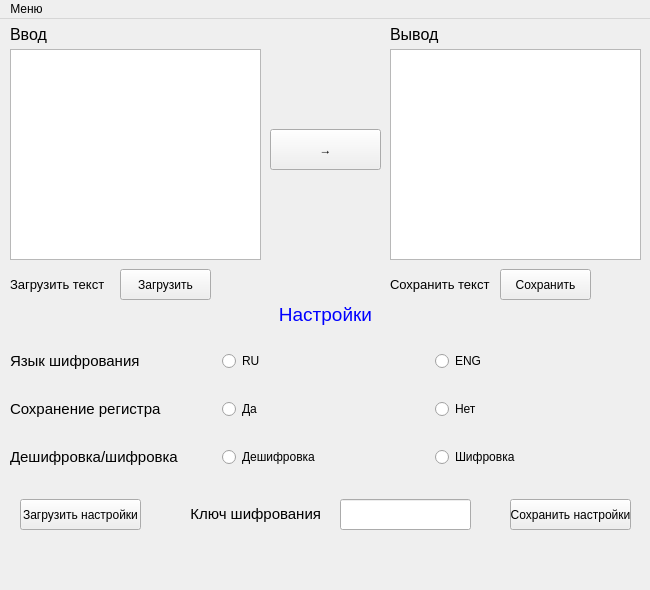
<?xml version="1.0" encoding="UTF-8"?>
<ui version="4.0">
 <class>Caesar_Main_Window</class>
 <widget class="QMainWindow" name="Caesar_Main_Window">
  <property name="geometry">
   <rect>
    <x>0</x>
    <y>0</y>
    <width>650</width>
    <height>590</height>
   </rect>
  </property>
  <property name="windowTitle">
   <string>Amgine Caesar</string>
  </property>
  <widget class="QWidget" name="centralwidget">
   <widget class="QTextBrowser" name="textBrowser_input">
    <property name="geometry">
     <rect>
      <x>10</x>
      <y>30</y>
      <width>251</width>
      <height>211</height>
     </rect>
    </property>
    <property name="textInteractionFlags">
     <set>Qt::LinksAccessibleByKeyboard|Qt::LinksAccessibleByMouse|Qt::TextBrowserInteraction|Qt::TextEditable|Qt::TextEditorInteraction|Qt::TextSelectableByKeyboard|Qt::TextSelectableByMouse</set>
    </property>
   </widget>
   <widget class="QPushButton" name="btn_code">
    <property name="geometry">
     <rect>
      <x>270</x>
      <y>110</y>
      <width>111</width>
      <height>41</height>
     </rect>
    </property>
    <property name="sizePolicy">
     <sizepolicy hsizetype="Fixed" vsizetype="Fixed">
      <horstretch>0</horstretch>
      <verstretch>0</verstretch>
     </sizepolicy>
    </property>
    <property name="text">
     <string>→</string>
    </property>
   </widget>
   <widget class="QTextBrowser" name="textBrowser_output">
    <property name="geometry">
     <rect>
      <x>390</x>
      <y>30</y>
      <width>251</width>
      <height>211</height>
     </rect>
    </property>
    <property name="sizePolicy">
     <sizepolicy hsizetype="Fixed" vsizetype="Expanding">
      <horstretch>0</horstretch>
      <verstretch>0</verstretch>
     </sizepolicy>
    </property>
   </widget>
   <widget class="QLabel" name="label">
    <property name="geometry">
     <rect>
      <x>10</x>
      <y>0</y>
      <width>251</width>
      <height>31</height>
     </rect>
    </property>
    <property name="text">
     <string>&lt;html&gt;&lt;head/&gt;&lt;body&gt;&lt;p&gt;&lt;span style=&quot; font-size:12pt;&quot;&gt;Ввод&lt;/span&gt;&lt;/p&gt;&lt;/body&gt;&lt;/html&gt;</string>
    </property>
   </widget>
   <widget class="QLabel" name="label_2">
    <property name="geometry">
     <rect>
      <x>390</x>
      <y>0</y>
      <width>241</width>
      <height>31</height>
     </rect>
    </property>
    <property name="text">
     <string>&lt;html&gt;&lt;head/&gt;&lt;body&gt;&lt;p&gt;&lt;span style=&quot; font-size:12pt;&quot;&gt;Вывод&lt;/span&gt;&lt;/p&gt;&lt;/body&gt;&lt;/html&gt;</string>
    </property>
   </widget>
   <widget class="QPushButton" name="btn_load_text">
    <property name="geometry">
     <rect>
      <x>120</x>
      <y>250</y>
      <width>91</width>
      <height>31</height>
     </rect>
    </property>
    <property name="sizePolicy">
     <sizepolicy hsizetype="Fixed" vsizetype="Fixed">
      <horstretch>0</horstretch>
      <verstretch>0</verstretch>
     </sizepolicy>
    </property>
    <property name="text">
     <string>Загрузить</string>
    </property>
   </widget>
   <widget class="QLabel" name="label_3">
    <property name="geometry">
     <rect>
      <x>10</x>
      <y>250</y>
      <width>101</width>
      <height>31</height>
     </rect>
    </property>
    <property name="text">
     <string>&lt;html&gt;&lt;head/&gt;&lt;body&gt;&lt;p&gt;&lt;span style=&quot; font-size:10pt;&quot;&gt;Загрузить текст&lt;/span&gt;&lt;/p&gt;&lt;/body&gt;&lt;/html&gt;</string>
    </property>
   </widget>
   <widget class="QLabel" name="label_4">
    <property name="geometry">
     <rect>
      <x>390</x>
      <y>250</y>
      <width>161</width>
      <height>31</height>
     </rect>
    </property>
    <property name="text">
     <string>&lt;html&gt;&lt;head/&gt;&lt;body&gt;&lt;p&gt;&lt;span style=&quot; font-size:10pt;&quot;&gt;Сохранить текст&lt;/span&gt;&lt;/p&gt;&lt;/body&gt;&lt;/html&gt;</string>
    </property>
   </widget>
   <widget class="QPushButton" name="btn_save_text">
    <property name="geometry">
     <rect>
      <x>500</x>
      <y>250</y>
      <width>91</width>
      <height>31</height>
     </rect>
    </property>
    <property name="sizePolicy">
     <sizepolicy hsizetype="Fixed" vsizetype="Fixed">
      <horstretch>0</horstretch>
      <verstretch>0</verstretch>
     </sizepolicy>
    </property>
    <property name="text">
     <string>Сохранить</string>
    </property>
   </widget>
   <widget class="QWidget" name="gridLayoutWidget">
    <property name="geometry">
     <rect>
      <x>10</x>
      <y>310</y>
      <width>631</width>
      <height>161</height>
     </rect>
    </property>
    <layout class="QGridLayout" name="gridLayout">
     <item row="1" column="0">
      <widget class="QLabel" name="label_6">
       <property name="text">
        <string>&lt;html&gt;&lt;head/&gt;&lt;body&gt;&lt;p&gt;&lt;span style=&quot; font-size:11pt;&quot;&gt;Сохранение регистра&lt;/span&gt;&lt;/p&gt;&lt;/body&gt;&lt;/html&gt;</string>
       </property>
      </widget>
     </item>
     <item row="0" column="1">
      <widget class="QRadioButton" name="rb_lang_ru">
       <property name="text">
        <string>RU</string>
       </property>
       <attribute name="buttonGroup">
        <string notr="true">btn_group_lang</string>
       </attribute>
      </widget>
     </item>
     <item row="0" column="2">
      <widget class="QRadioButton" name="rb_lang_eng">
       <property name="text">
        <string>ENG</string>
       </property>
       <attribute name="buttonGroup">
        <string notr="true">btn_group_lang</string>
       </attribute>
      </widget>
     </item>
     <item row="1" column="2">
      <widget class="QRadioButton" name="rb_cap_no">
       <property name="text">
        <string>Нет</string>
       </property>
       <attribute name="buttonGroup">
        <string notr="true">btn_group_cap</string>
       </attribute>
      </widget>
     </item>
     <item row="2" column="2">
      <widget class="QRadioButton" name="rb_crypt_code">
       <property name="text">
        <string>Шифровка</string>
       </property>
       <attribute name="buttonGroup">
        <string notr="true">btn_group_crypt</string>
       </attribute>
      </widget>
     </item>
     <item row="2" column="1">
      <widget class="QRadioButton" name="rb_crypt_decode">
       <property name="text">
        <string>Дешифровка</string>
       </property>
       <attribute name="buttonGroup">
        <string notr="true">btn_group_crypt</string>
       </attribute>
      </widget>
     </item>
     <item row="0" column="0">
      <widget class="QLabel" name="label_7">
       <property name="text">
        <string>&lt;html&gt;&lt;head/&gt;&lt;body&gt;&lt;p&gt;&lt;span style=&quot; font-size:11pt;&quot;&gt;Язык шифрования&lt;/span&gt;&lt;/p&gt;&lt;/body&gt;&lt;/html&gt;</string>
       </property>
      </widget>
     </item>
     <item row="2" column="0">
      <widget class="QLabel" name="label_5">
       <property name="text">
        <string>&lt;html&gt;&lt;head/&gt;&lt;body&gt;&lt;p&gt;&lt;span style=&quot; font-size:11pt;&quot;&gt;Дешифровка/шифровка&lt;/span&gt;&lt;/p&gt;&lt;/body&gt;&lt;/html&gt;</string>
       </property>
      </widget>
     </item>
     <item row="1" column="1">
      <widget class="QRadioButton" name="rb_cap_yes">
       <property name="text">
        <string>Да</string>
       </property>
       <attribute name="buttonGroup">
        <string notr="true">btn_group_cap</string>
       </attribute>
      </widget>
     </item>
    </layout>
   </widget>
   <widget class="QLabel" name="label_8">
    <property name="geometry">
     <rect>
      <x>260</x>
      <y>280</y>
      <width>131</width>
      <height>31</height>
     </rect>
    </property>
    <property name="text">
     <string>&lt;html&gt;&lt;head/&gt;&lt;body&gt;&lt;p align=&quot;center&quot;&gt;&lt;span style=&quot; font-size:14pt; color:#0000ff;&quot;&gt;Настройки&lt;/span&gt;&lt;/p&gt;&lt;/body&gt;&lt;/html&gt;</string>
    </property>
   </widget>
   <widget class="QLabel" name="label_error">
    <property name="geometry">
     <rect>
      <x>10</x>
      <y>530</y>
      <width>631</width>
      <height>31</height>
     </rect>
    </property>
    <property name="text">
     <string/>
    </property>
   </widget>
   <widget class="QLineEdit" name="line_edit_key">
    <property name="geometry">
     <rect>
      <x>340</x>
      <y>480</y>
      <width>131</width>
      <height>31</height>
     </rect>
    </property>
   </widget>
   <widget class="QPushButton" name="btn_load_settings">
    <property name="geometry">
     <rect>
      <x>20</x>
      <y>480</y>
      <width>121</width>
      <height>31</height>
     </rect>
    </property>
    <property name="text">
     <string>Загрузить настройки</string>
    </property>
   </widget>
   <widget class="QPushButton" name="btn_save_settings">
    <property name="geometry">
     <rect>
      <x>510</x>
      <y>480</y>
      <width>121</width>
      <height>31</height>
     </rect>
    </property>
    <property name="text">
     <string>Сохранить настройки</string>
    </property>
   </widget>
   <widget class="QLabel" name="label_9">
    <property name="geometry">
     <rect>
      <x>190</x>
      <y>480</y>
      <width>131</width>
      <height>31</height>
     </rect>
    </property>
    <property name="text">
     <string>&lt;html&gt;&lt;head/&gt;&lt;body&gt;&lt;p align=&quot;right&quot;&gt;&lt;span style=&quot; font-size:11pt;&quot;&gt;Ключ шифрования&lt;/span&gt;&lt;/p&gt;&lt;/body&gt;&lt;/html&gt;</string>
    </property>
   </widget>
  </widget>
  <widget class="QMenuBar" name="menubar">
   <property name="geometry">
    <rect>
     <x>0</x>
     <y>0</y>
     <width>650</width>
     <height>21</height>
    </rect>
   </property>
   <widget class="QMenu" name="menu">
    <property name="title">
     <string>Меню</string>
    </property>
    <addaction name="info"/>
    <addaction name="help"/>
    <addaction name="history"/>
   </widget>
   <addaction name="menu"/>
  </widget>
  <action name="info">
   <property name="text">
    <string>Инфо</string>
   </property>
  </action>
  <action name="help">
   <property name="text">
    <string>Помощь</string>
   </property>
  </action>
  <action name="history">
   <property name="text">
    <string>История поиска</string>
   </property>
  </action>
 </widget>
 <resources/>
 <connections/>
 <buttongroups>
  <buttongroup name="btn_group_crypt"/>
  <buttongroup name="btn_group_lang"/>
  <buttongroup name="btn_group_cap"/>
 </buttongroups>
</ui>
